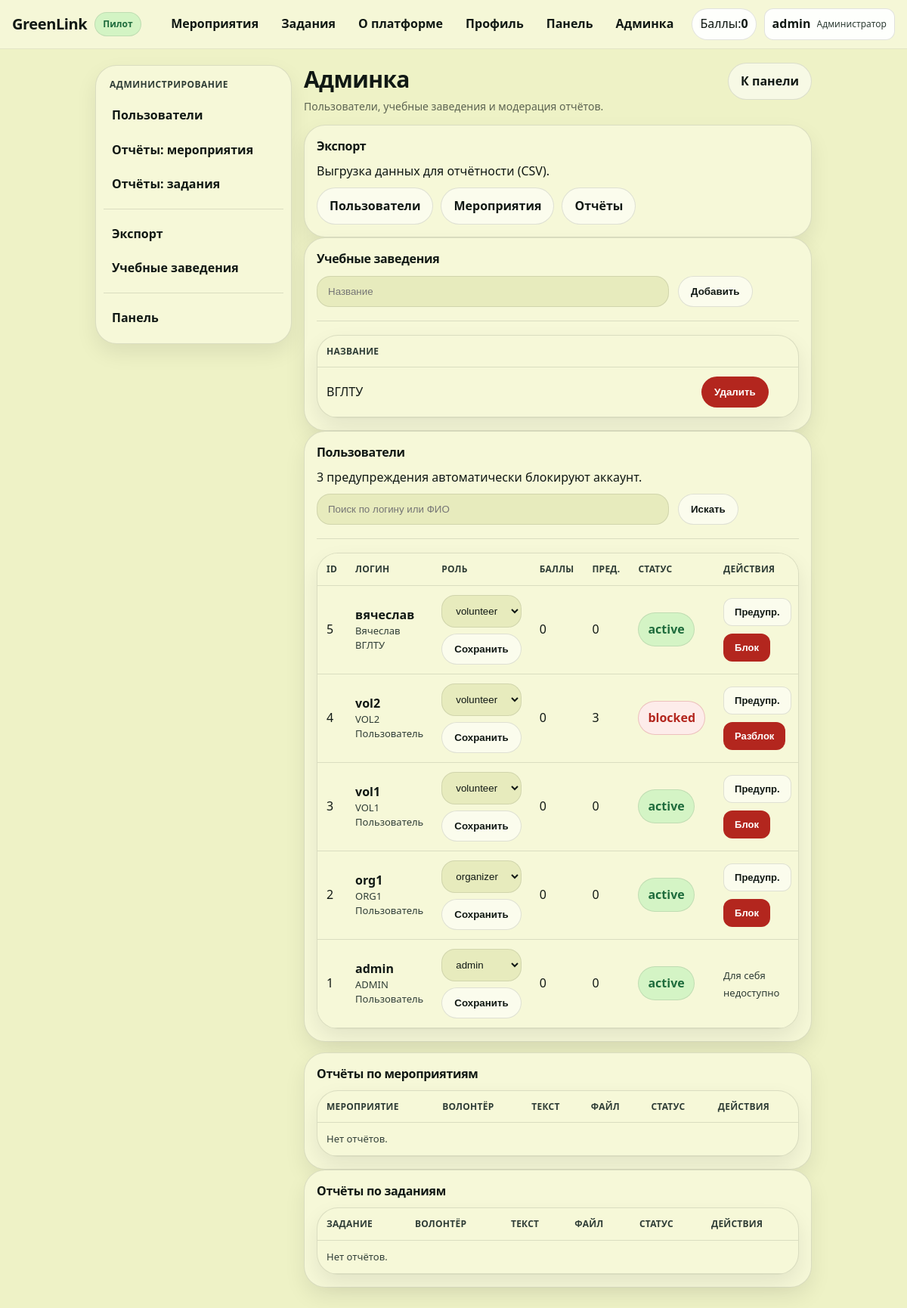
The page /admin (signed in) on the database its author committed.
### tables this page shows
CREATE TABLE users (
  id INTEGER PRIMARY KEY AUTOINCREMENT,
  username TEXT NOT NULL UNIQUE,
  password_hash TEXT NOT NULL,
  role TEXT NOT NULL CHECK(role IN ('admin','organizer','volunteer')),
  created_at TEXT NOT NULL,
  is_blocked INTEGER NOT NULL DEFAULT 0,
  warnings_count INTEGER NOT NULL DEFAULT 0,
  last_warning_at TEXT,
  full_name TEXT,
  group_name TEXT,
  faculty TEXT,
  age INTEGER,
  university_id INTEGER,
  points INTEGER NOT NULL DEFAULT 0, education_text TEXT, bio_text TEXT,
  FOREIGN KEY (university_id) REFERENCES universities(id)
);

CREATE TABLE universities (
  id INTEGER PRIMARY KEY AUTOINCREMENT,
  name TEXT NOT NULL UNIQUE
);

### app/routes.py (the view)
@bp.route("/admin")
@login_required
@roles_required("admin")
def admin_panel():
    db = get_db()
    q = (request.args.get("q") or "").strip()
    if q:
        like = f"%{q.lower()}%"
        users = db.execute(
            """
            SELECT u.*, COALESCE(un.name,'') as university_name
            FROM users u
            LEFT JOIN universities un ON un.id=u.university_id
            WHERE LOWER(u.username) LIKE ? OR LOWER(COALESCE(u.full_name,'')) LIKE ?
            ORDER BY u.id DESC
            LIMIT 200
            """,
            (like, like),
        ).fetchall()
    else:
        users = db.execute(
            "SELECT u.*, COALESCE(un.name,'') as university_name FROM users u LEFT JOIN universities un ON un.id=u.university_id ORDER BY u.id DESC LIMIT 200"
        ).fetchall()
    unis = db.execute("SELECT * FROM universities ORDER BY name").fetchall()
    event_reports = db.execute(
        "SELECT r.*, e.name as item_name, u.username as username, e.points as item_points FROM event_reports r JOIN events e ON e.id=r.event_id JOIN users u ON u.id=r.user_id ORDER BY r.status, r.id DESC"
    ).fetchall()
    task_reports = db.execute(
        "SELECT r.*, t.name as item_name, u.username as username, t.points as item_points FROM task_reports r JOIN tasks t ON t.id=r.task_id JOIN users u ON u.id=r.user_id ORDER BY r.status, r.id DESC"
    ).fetchall()
    return render_template("admin.html", users=users, unis=unis, event_reports=event_reports, task_reports=task_reports, q=q)

### app/templates/admin.html (shortened to what this page needs)
{% extends "dashboard.html" %}
{% block page_title %}Админка{% endblock %}
{% block page_subtitle %}Пользователи, учебные заведения и модерация отчётов.{% endblock %}
{% block sidebar %}
  <div class="side-block">
    <div class="side-title">Администрирование</div>
    <a class="side-link" href="#users">Пользователи</a>
    <a class="side-link" href="#reports-events">Отчёты: мероприятия</a>
    <a class="side-link" href="#reports-tasks">Отчёты: задания</a>
    <div class="side-sep"></div>
    <a class="side-link" href="#export">Экспорт</a>
    <a class="side-link" href="#unis">Учебные заведения</a>
    <div class="side-sep"></div>
    <a class="side-link" href="{{ url_for('main.manage') }}">Панель</a>
  </div>
{% endblock %}
{% block page_actions %}
  <a class="btn secondary" href="{{ url_for('main.manage') }}">К панели</a>
{% endblock %}
{% block dash_content %}
  <div class="dash-grid">
    <div class="card" id="export">
      <div class="card-head">
        <h3 class="card-title">Экспорт</h3>
        <div class="card-meta">Выгрузка данных для отчётности (CSV).</div>
      </div>
      <div class="form-actions" style="margin-top:10px;">
        <a class="btn secondary" href="{{ url_for('main.admin_export_users') }}">Пользователи</a>
        <a class="btn secondary" href="{{ url_for('main.admin_export_events') }}">Мероприятия</a>
        <a class="btn secondary" href="{{ url_for('main.admin_export_reports') }}">Отчёты</a>
      </div>
    </div>
    <div class="card" id="unis">
      <div class="card-head">
        <h3 class="card-title">Учебные заведения</h3>
      </div>
      <form method="post" action="{{ url_for('main.admin_university_add') }}">
        <div class="row">
          <div><input name="name" placeholder="Название"></div>
          <div style="max-width:160px;"><button class="btn" type="submit">Добавить</button></div>
        </div>
      </form>
      <div class="hr"></div>
      <div class="table-wrap">
        <table class="table">
          <tr><th>Название</th><th style="width:140px;"></th></tr>
          {% for un in unis %}
            <tr>
              <td>{{ un.name }}</td>
              <td>
                <form method="post" action="{{ url_for('main.admin_university_delete', uni_id=un.id) }}" onsubmit="return confirm('Удалить?');">
                  <button class="btn danger" type="submit">Удалить</button>
                </form>
              </td>
            </tr>
          {% else %}
            <tr><td colspan="2" class="small">Пока нет.</td></tr>
          {% endfor %}
        </table>
      </div>
    </div>
    <div class="card" id="users" style="grid-column:1 / -1;">
      <div class="card-head">
        <div>
          <h3 class="card-title">Пользователи</h3>
          <div class="card-meta">3 предупреждения автоматически блокируют аккаунт.</div>
        </div>
      </div>
      <form method="get" action="{{ url_for('main.admin_panel') }}" style="margin-top:10px;">
        <div class="row">
          <div><input name="q" value="{{ q or '' }}" placeholder="Поиск по логину или ФИО"></div>
          <div style="max-width:160px;"><button class="btn secondary" type="submit">Искать</button></div>
        </div>
      </form>
      <div class="hr"></div>
      <div class="table-wrap">
        <table class="table">
          <tr>
            <th>ID</th><th>Логин</th><th>Роль</th><th>Баллы</th><th>Пред.</th><th>Статус</th><th>Действия</th>
          </tr>
          {% for u in users %}
            <tr>
              <td>{{ u.id }}</td>
              <td>
                <strong>{{ u.username }}</strong>
                <div class="small">{{ u.full_name or "" }}</div>
                <div class="small">{{ u.university_name }}</div>
              </td>
              <td>
                <form method="post" action="{{ url_for('main.admin_user_role', user_id=u.id) }}">
                  <select name="role">
                    <option value="volunteer" {% if u.role=='volunteer' %}selected{% endif %}>volunteer</option>
                    <option value="organizer" {% if u.role=='organizer' %}selected{% endif %}>organizer</option>
                    <option value="admin" {% if u.role=='admin' %}selected{% endif %}>admin</option>
                  </select>
                  <div style="height:8px;"></div>
                  <button class="btn secondary" type="submit">Сохранить</button>
                </form>
              </td>
              <td>{{ u.points }}</td>
              <td>{{ u.warnings_count }}</td>
              <td>
                {% if u.is_blocked %}
                  <span class="badge danger">blocked</span>
                {% else %}
                  <span class="badge">active</span>
                {% endif %}
              </td>
              <td style="width:260px;">
                {% if current_user and current_user.id == u.id %}
                  <span class="small" style="color:var(--muted);">Для себя недоступно</span>
                {% else %}
                  <div class="btn-row">
                    <form method="post" action="{{ url_for('main.admin_user_warn', user_id=u.id) }}">
                      <button class="btn tiny secondary" type="submit">Предупр.</button>
                    </form>
                    <form method="post" action="{{ url_for('main.admin_user_toggle_block', user_id=u.id) }}">
                      <button class="btn tiny danger" type="submit">{% if u.is_blocked %}Разблок{% else %}Блок{% endif %}</button>
                    </form>
                  </div>
                {% endif %}
              </td>
            </tr>
          {% endfor %}
        </table>
      </div>
    </div>
  </div>
  <div class="dash-grid" style="margin-top:14px;">
    <div class="card" id="reports-events">
      <div class="card-head">
        <h3 class="card-title">Отчёты по мероприятиям</h3>
      </div>
      <div class="table-wrap">
        <table class="table">
          <tr><th>Мероприятие</th><th>Волонтёр</th><th>Текст</th><th>Файл</th><th>Статус</th><th>Действия</th></tr>
          {% for r in event_reports %}
            <tr>
              <td><a href="{{ url_for('main.event_detail', event_id=r.event_id) }}">{{ r.item_name }}</a></td>
              <td>{{ r.username }}</td>
              <td class="small" style="max-width:320px;">{{ (r.report_text or '')[:120] }}{% if r.report_text and r.report_text|length > 120 %}…{% endif %}</td>
              <td>
                {% if r.media_path %}
                  <a href="{{ url_for('main.uploads', filename=r.media_path) }}">открыть</a>
                  <form method="post" action="{{ url_for('main.manage_delete_event_report_file', report_id=r.id) }}" style="display:inline;">
                    {{ csrf_field() }}
                    <button class="btn tiny danger" type="submit" onclick="return confirm('Удалить файл отчёта?');">Удалить</button>
                  </form>
                {% else %}
                  <span class="small">—</span>
                {% endif %}
              </td>
              <td class="small">{{ r.status }}</td>
              <td style="width:220px;">
                {% if r.status != 'принят' %}
                  <div class="btn-row">
                    <form method="post" action="{{ url_for('main.admin_approve_event_report', report_id=r.id) }}">
                      {{ csrf_field() }}
                      <button class="btn tiny" type="submit">Принять</button>
                    </form>
                    <form method="post" action="{{ url_for('main.admin_reject_event_report', report_id=r.id) }}">
                      {{ csrf_field() }}
                      <button class="btn tiny danger" type="submit">Отклонить</button>
                    </form>
                  </div>
                {% else %}
                  <span class="small">—</span>
                {% endif %}
              </td>
            </tr>
          {% else %}
            <tr><td colspan="6" class="small">Нет отчётов.</td></tr>
          {% endfor %}
        </table>
      </div>
    </div>
    <div class="card" id="reports-tasks">
      <div class="card-head">
        <h3 class="card-title">Отчёты по заданиям</h3>
      </div>
      <div class="table-wrap">
        <table class="table">
          <tr><th>Задание</th><th>Волонтёр</th><th>Текст</th><th>Файл</th><th>Статус</th><th>Действия</th></tr>
          {% for r in task_reports %}
            <tr>
              <td><a href="{{ url_for('main.task_detail', task_id=r.task_id) }}">{{ r.item_name }}</a></td>
              <td>{{ r.username }}</td>
              <td class="small" style="max-width:320px;">{{ (r.report_text or '')[:120] }}{% if r.report_text and r.report_text|length > 120 %}…{% endif %}</td>
              <td>
                {% if r.media_path %}
                  <a href="{{ url_for('main.uploads', filename=r.media_path) }}">открыть</a>
                  <form method="post" action="{{ url_for('main.manage_delete_task_report_file', report_id=r.id) }}" style="display:inline;">
                    {{ csrf_field() }}
                    <button class="btn tiny danger" type="submit" onclick="return confirm('Удалить файл отчёта?');">Удалить</button>
                  </form>
                {% else %}
                  <span class="small">—</span>
                {% endif %}
              </td>
              <td class="small">{{ r.status }}</td>
              <td style="width:220px;">
                {% if r.status != 'принят' %}
                  <div class="btn-row">
                    <form method="post" action="{{ url_for('main.admin_approve_task_report', report_id=r.id) }}">
                      {{ csrf_field() }}
                      <button class="btn tiny" type="submit">Принять</button>
                    </form>
                    <form method="post" action="{{ url_for('main.admin_reject_task_report', report_id=r.id) }}">
                      {{ csrf_field() }}
                      <button class="btn tiny danger" type="submit">Отклонить</button>
                    </form>
                  </div>
                {% else %}
                  <span class="small">—</span>
                {% endif %}
              </td>
            </tr>
          {% else %}
            <tr><td colspan="6" class="small">Нет отчётов.</td></tr>
          {% endfor %}
        </table>
      </div>
    </div>
  </div>
{% endblock %}

### app/templates/dashboard.html
{% extends "base.html" %}
{% block content %}
<div class="dash">
  <aside class="dash-sidebar" aria-label="Навигация кабинета">
    {% block sidebar %}{% endblock %}
  </aside>
  <section class="dash-main">
    <div class="page-head">
      <div class="page-head-left">
        <h1 class="page-title">{% block page_title %}{% endblock %}</h1>
        <div class="page-subtitle">{% block page_subtitle %}{% endblock %}</div>
      </div>
      <div class="page-head-actions">{% block page_actions %}{% endblock %}</div>
    </div>
    {% block dash_content %}{% endblock %}
  </section>
</div>
{% endblock %}

### app/templates/base.html (shortened to what this page needs)
<!doctype html>
<html lang="ru">
<head>
  <link rel="stylesheet" href="{{ url_for('static', filename='style.css') }}">
</head>
<body>
  <header class="topbar" id="topbar">
    <div class="container topbar-inner">
      <a class="brand" href="{{ url_for('main.index') }}" aria-label="На главную">
        <span class="brand-name">GreenLink</span>
        <span class="brand-badge">Пилот</span>
      </a>
      <div class="header-panel" id="header-panel">
        <nav class="nav" aria-label="Основная навигация">
          <a class="nav-link" href="{{ url_for('main.events') }}">Мероприятия</a>
          <a class="nav-link" href="{{ url_for('main.tasks') }}">Задания</a>
          <a class="nav-link" href="{{ url_for('main.about') }}">О платформе</a>
          {% if current_user %}
            <a class="nav-link" href="{{ url_for('main.profile') }}">Профиль</a>
            {% if current_user.role in ['admin','organizer'] %}
              <a class="nav-link" href="{{ url_for('main.manage') }}">Панель</a>
            {% endif %}
            {% if current_user.role == 'admin' %}
              <a class="nav-link" href="{{ url_for('main.admin_panel') }}">Админка</a>
            {% endif %}
          {% endif %}
        </nav>
        <div class="top-actions">
          {% if current_user %}
            {% set role_labels = {'admin':'Администратор','organizer':'Организатор','volunteer':'Волонтёр'} %}
            <div class="points">Баллы: <strong>{{ current_user.points }}</strong></div>
            <details class="user">
              <summary class="user-sum">
                <span class="user-name">{{ current_user.username }}</span>
                <span class="user-role">{{ role_labels.get(current_user.role, current_user.role) }}</span>
              </summary>
            </details>
          {% else %}
            <a class="btn ghost" href="{{ url_for('main.login') }}">Войти</a>
            <a class="btn primary" href="{{ url_for('main.register') }}">Регистрация</a>
          {% endif %}
        </div>
      </div>
    </div>
  </header>
  <main class="container page">
    {% block content %}{% endblock %}
  </main>
</body>
</html>

### rows shown on the page
users: points "0", username "admin", get "Администратор", id "1", full_name "ADMIN Пользователь", role "admin", warnings_count "0", is_blocked "active", shows "Для себя недоступно"
universities: name "ВГЛТУ"
users: id "5", username "вячеслав", full_name "Вячеслав", university_name "ВГЛТУ", role "volunteer", points "0", warnings_count "0", is_blocked "active"
users: id "4", username "vol2", full_name "VOL2 Пользователь", role "volunteer", points "0", warnings_count "3", is_blocked "blocked"
users: id "3", username "vol1", full_name "VOL1 Пользователь", role "volunteer", points "0", warnings_count "0", is_blocked "active"
users: id "2", username "org1", full_name "ORG1 Пользователь", role "organizer", points "0", warnings_count "0", is_blocked "active"
